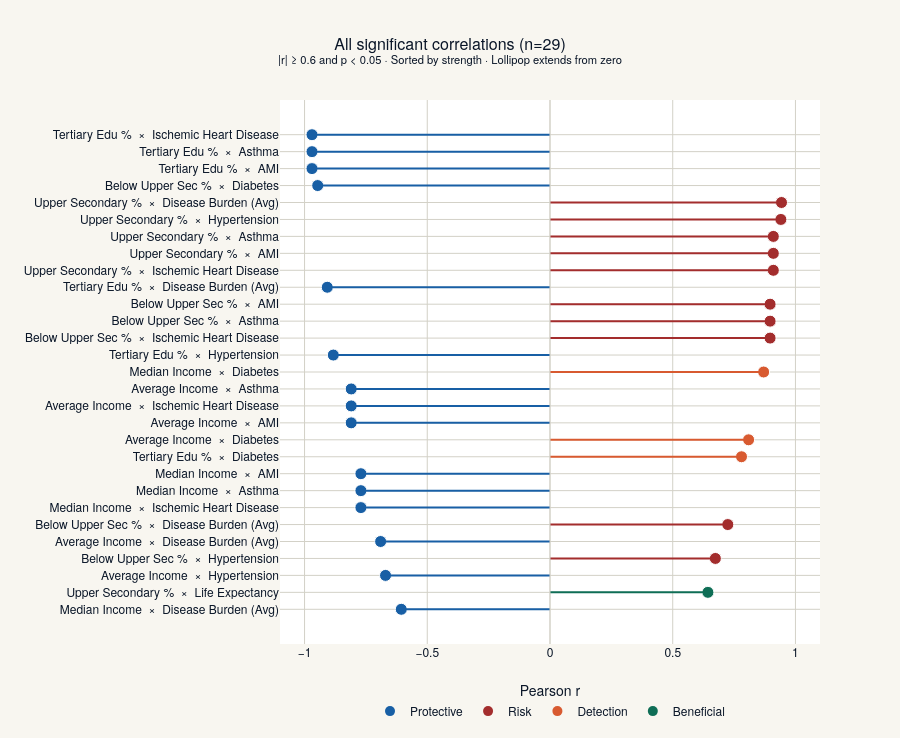

The code cell stored with this chart in its notebook:
### Markdown cell above
---
## 9. Significant Findings

Rather than a table, let's visualize all 29 significant correlation pairs (|r| ≥ 0.6, p < 0.05) as a **lollipop chart** sorted by absolute correlation strength. This immediately shows which relationships dominate.

### Code cell
# ============================================================
# 9. SIGNIFICANT FINDINGS — Lollipop Chart
# ============================================================
findings = []
for sv in socio_vars:
    for hv in health_vars:
        r = cross_corr.loc[sv, hv]
        p = cross_pval.loc[sv, hv]
        if abs(r) >= 0.6 and p < 0.05:
            if hv == 'Life_Expectancy':
                interp = 'Beneficial' if r > 0 else 'Harmful'
            elif hv == 'Diabetes' and r > 0:
                interp = 'Detection'
            else:
                interp = 'Protective' if r < 0 else 'Risk'
            findings.append({
                'pair': f"{LABELS[sv]}  ×  {LABELS[hv]}",
                'r': r, 'abs_r': abs(r), 'p': p,
                'interp': interp, 'socio': sv, 'health': hv,
                'strength': 'Very Strong' if abs(r) >= 0.9 else ('Strong' if abs(r) >= 0.7 else 'Moderate')
            })

findings_df = pd.DataFrame(findings).sort_values('abs_r', ascending=True)

color_map = {'Protective': NS['blue'], 'Risk': NS['crimson'], 'Detection': NS['coral'], 'Beneficial': NS['teal']}

fig = go.Figure()

for _, row in findings_df.iterrows():
    c = color_map[row['interp']]
    fig.add_trace(go.Scatter(
        x=[row['r']], y=[row['pair']], mode='markers',
        marker=dict(size=12, color=c, line=dict(width=1, color='white')),
        showlegend=False,
        hovertemplate=f"<b>{row['pair']}</b><br>r = {row['r']:.3f}<br>p = {row['p']:.4f}<br>{row['interp']} ({row['strength']})<extra></extra>"
    ))
    fig.add_shape(
        type='line', x0=0, x1=row['r'],
        y0=row['pair'], y1=row['pair'],
        line=dict(color=c, width=2)
    )

fig.add_vline(x=0, line_color=NS['warm_gray'], line_width=1)

# Legend entries
for interp, c in color_map.items():
    fig.add_trace(go.Scatter(
        x=[None], y=[None], mode='markers',
        marker=dict(size=10, color=c), name=interp
    ))

fig.update_layout(
    template=NS_TEMPLATE,
    title=f'All significant correlations (n={len(findings_df)})<br><sup>|r| ≥ 0.6 and p < 0.05 · Sorted by strength · Lollipop extends from zero</sup>',
    xaxis=dict(title='Pearson r', range=[-1.1, 1.1], zeroline=True),
    yaxis=dict(title=''),
    height=max(500, len(findings_df) * 22 + 100),
    margin=dict(l=280),
    legend=dict(orientation='h', yanchor='bottom', y=-0.15, xanchor='center', x=0.5),
    showlegend=True,
)
fig.show()

### Figure 1 — Plotly figure (JSON) as saved in the notebook; plotly's stock layout.template omitted (floating-point values rounded to 4 significant figures)
{"data": [{"hovertemplate": "<b>Median Income  ×  Disease Burden (Avg)</b><br>r = -0.606<br>p = 0.0481<br>Protective (Moderate)<extra></extra>", "marker": {"color": "#185FA5", "line": {"color": "white", "width": 1}, "size": 12}, "mode": "markers", "showlegend": false, "type": "scatter", "x": [-0.606], "y": ["Median Income  ×  Disease Burden (Avg)"]}, {"hovertemplate": "<b>Upper Secondary %  ×  Life Expectancy</b><br>r = 0.643<br>p = 0.0327<br>Beneficial (Moderate)<extra></extra>", "marker": {"color": "#0F6E56", "line": {"color": "white", "width": 1}, "size": 12}, "mode": "markers", "showlegend": false, "type": "scatter", "x": [0.6434], "y": ["Upper Secondary %  ×  Life Expectancy"]}, {"hovertemplate": "<b>Average Income  ×  Hypertension</b><br>r = -0.670<br>p = 0.0241<br>Protective (Moderate)<extra></extra>", "marker": {"color": "#185FA5", "line": {"color": "white", "width": 1}, "size": 12}, "mode": "markers", "showlegend": false, "type": "scatter", "x": [-0.67], "y": ["Average Income  ×  Hypertension"]}, {"hovertemplate": "<b>Below Upper Sec %  ×  Hypertension</b><br>r = 0.674<br>p = 0.0231<br>Risk (Moderate)<extra></extra>", "marker": {"color": "#A32D2D", "line": {"color": "white", "width": 1}, "size": 12}, "mode": "markers", "showlegend": false, "type": "scatter", "x": [0.6736], "y": ["Below Upper Sec %  ×  Hypertension"]}, {"hovertemplate": "<b>Average Income  ×  Disease Burden (Avg)</b><br>r = -0.690<br>p = 0.0188<br>Protective (Moderate)<extra></extra>", "marker": {"color": "#185FA5", "line": {"color": "white", "width": 1}, "size": 12}, "mode": "markers", "showlegend": false, "type": "scatter", "x": [-0.69], "y": ["Average Income  ×  Disease Burden (Avg)"]}, {"hovertemplate": "<b>Below Upper Sec %  ×  Disease Burden (Avg)</b><br>r = 0.724<br>p = 0.0117<br>Risk (Strong)<extra></extra>", "marker": {"color": "#A32D2D", "line": {"color": "white", "width": 1}, "size": 12}, "mode": "markers", "showlegend": false, "type": "scatter", "x": [0.7245], "y": ["Below Upper Sec %  ×  Disease Burden (Avg)"]}, {"hovertemplate": "<b>Median Income  ×  Ischemic Heart Disease</b><br>r = -0.770<br>p = 0.0055<br>Protective (Strong)<extra></extra>", "marker": {"color": "#185FA5", "line": {"color": "white", "width": 1}, "size": 12}, "mode": "markers", "showlegend": false, "type": "scatter", "x": [-0.7704], "y": ["Median Income  ×  Ischemic Heart Disease"]}, {"hovertemplate": "<b>Median Income  ×  Asthma</b><br>r = -0.770<br>p = 0.0055<br>Protective (Strong)<extra></extra>", "marker": {"color": "#185FA5", "line": {"color": "white", "width": 1}, "size": 12}, "mode": "markers", "showlegend": false, "type": "scatter", "x": [-0.7704], "y": ["Median Income  ×  Asthma"]}, {"hovertemplate": "<b>Median Income  ×  AMI</b><br>r = -0.770<br>p = 0.0055<br>Protective (Strong)<extra></extra>", "marker": {"color": "#185FA5", "line": {"color": "white", "width": 1}, "size": 12}, "mode": "markers", "showlegend": false, "type": "scatter", "x": [-0.7704], "y": ["Median Income  ×  AMI"]}, {"hovertemplate": "<b>Tertiary Edu %  ×  Diabetes</b><br>r = 0.780<br>p = 0.0046<br>Detection (Strong)<extra></extra>", "marker": {"color": "#D85A30", "line": {"color": "white", "width": 1}, "size": 12}, "mode": "markers", "showlegend": false, "type": "scatter", "x": [0.7802], "y": ["Tertiary Edu %  ×  Diabetes"]}, {"hovertemplate": "<b>Average Income  ×  Diabetes</b><br>r = 0.809<br>p = 0.0026<br>Detection (Strong)<extra></extra>", "marker": {"color": "#D85A30", "line": {"color": "white", "width": 1}, "size": 12}, "mode": "markers", "showlegend": false, "type": "scatter", "x": [0.8092], "y": ["Average Income  ×  Diabetes"]}, {"hovertemplate": "<b>Average Income  ×  AMI</b><br>r = -0.810<br>p = 0.0025<br>Protective (Strong)<extra></extra>", "marker": {"color": "#185FA5", "line": {"color": "white", "width": 1}, "size": 12}, "mode": "markers", "showlegend": false, "type": "scatter", "x": [-0.8099], "y": ["Average Income  ×  AMI"]}, {"hovertemplate": "<b>Average Income  ×  Ischemic Heart Disease</b><br>r = -0.810<br>p = 0.0025<br>Protective (Strong)<extra></extra>", "marker": {"color": "#185FA5", "line": {"color": "white", "width": 1}, "size": 12}, "mode": "markers", "showlegend": false, "type": "scatter", "x": [-0.8099], "y": ["Average Income  ×  Ischemic Heart Disease"]}, {"hovertemplate": "<b>Average Income  ×  Asthma</b><br>r = -0.810<br>p = 0.0025<br>Protective (Strong)<extra></extra>", "marker": {"color": "#185FA5", "line": {"color": "white", "width": 1}, "size": 12}, "mode": "markers", "showlegend": false, "type": "scatter", "x": [-0.8099], "y": ["Average Income  ×  Asthma"]}, {"hovertemplate": "<b>Median Income  ×  Diabetes</b><br>r = 0.870<br>p = 0.0005<br>Detection (Strong)<extra></extra>", "marker": {"color": "#D85A30", "line": {"color": "white", "width": 1}, "size": 12}, "mode": "markers", "showlegend": false, "type": "scatter", "x": [0.8705], "y": ["Median Income  ×  Diabetes"]}, {"hovertemplate": "<b>Tertiary Edu %  ×  Hypertension</b><br>r = -0.883<br>p = 0.0003<br>Protective (Strong)<extra></extra>", "marker": {"color": "#185FA5", "line": {"color": "white", "width": 1}, "size": 12}, "mode": "markers", "showlegend": false, "type": "scatter", "x": [-0.8829], "y": ["Tertiary Edu %  ×  Hypertension"]}, {"hovertemplate": "<b>Below Upper Sec %  ×  Ischemic Heart Disease</b><br>r = 0.897<br>p = 0.0002<br>Risk (Strong)<extra></extra>", "marker": {"color": "#A32D2D", "line": {"color": "white", "width": 1}, "size": 12}, "mode": "markers", "showlegend": false, "type": "scatter", "x": [0.8967], "y": ["Below Upper Sec %  ×  Ischemic Heart Disease"]}, {"hovertemplate": "<b>Below Upper Sec %  ×  Asthma</b><br>r = 0.897<br>p = 0.0002<br>Risk (Strong)<extra></extra>", "marker": {"color": "#A32D2D", "line": {"color": "white", "width": 1}, "size": 12}, "mode": "markers", "showlegend": false, "type": "scatter", "x": [0.8967], "y": ["Below Upper Sec %  ×  Asthma"]}, {"hovertemplate": "<b>Below Upper Sec %  ×  AMI</b><br>r = 0.897<br>p = 0.0002<br>Risk (Strong)<extra></extra>", "marker": {"color": "#A32D2D", "line": {"color": "white", "width": 1}, "size": 12}, "mode": "markers", "showlegend": false, "type": "scatter", "x": [0.8967], "y": ["Below Upper Sec %  ×  AMI"]}, {"hovertemplate": "<b>Tertiary Edu %  ×  Disease Burden (Avg)</b><br>r = -0.908<br>p = 0.0001<br>Protective (Very Strong)<extra></extra>", "marker": {"color": "#185FA5", "line": {"color": "white", "width": 1}, "size": 12}, "mode": "markers", "showlegend": false, "type": "scatter", "x": [-0.9075], "y": ["Tertiary Edu %  ×  Disease Burden (Avg)"]}, {"hovertemplate": "<b>Upper Secondary %  ×  Ischemic Heart Disease</b><br>r = 0.910<br>p = 0.0001<br>Risk (Very Strong)<extra></extra>", "marker": {"color": "#A32D2D", "line": {"color": "white", "width": 1}, "size": 12}, "mode": "markers", "showlegend": false, "type": "scatter", "x": [0.9098], "y": ["Upper Secondary %  ×  Ischemic Heart Disease"]}, {"hovertemplate": "<b>Upper Secondary %  ×  AMI</b><br>r = 0.910<br>p = 0.0001<br>Risk (Very Strong)<extra></extra>", "marker": {"color": "#A32D2D", "line": {"color": "white", "width": 1}, "size": 12}, "mode": "markers", "showlegend": false, "type": "scatter", "x": [0.9098], "y": ["Upper Secondary %  ×  AMI"]}, {"hovertemplate": "<b>Upper Secondary %  ×  Asthma</b><br>r = 0.910<br>p = 0.0001<br>Risk (Very Strong)<extra></extra>", "marker": {"color": "#A32D2D", "line": {"color": "white", "width": 1}, "size": 12}, "mode": "markers", "showlegend": false, "type": "scatter", "x": [0.9098], "y": ["Upper Secondary %  ×  Asthma"]}, {"hovertemplate": "<b>Upper Secondary %  ×  Hypertension</b><br>r = 0.941<br>p = 0.0000<br>Risk (Very Strong)<extra></extra>", "marker": {"color": "#A32D2D", "line": {"color": "white", "width": 1}, "size": 12}, "mode": "markers", "showlegend": false, "type": "scatter", "x": [0.9407], "y": ["Upper Secondary %  ×  Hypertension"]}, {"hovertemplate": "<b>Upper Secondary %  ×  Disease Burden (Avg)</b><br>r = 0.943<br>p = 0.0000<br>Risk (Very Strong)<extra></extra>", "marker": {"color": "#A32D2D", "line": {"color": "white", "width": 1}, "size": 12}, "mode": "markers", "showlegend": false, "type": "scatter", "x": [0.9431], "y": ["Upper Secondary %  ×  Disease Burden (Avg)"]}, {"hovertemplate": "<b>Below Upper Sec %  ×  Diabetes</b><br>r = -0.946<br>p = 0.0000<br>Protective (Very Strong)<extra></extra>", "marker": {"color": "#185FA5", "line": {"color": "white", "width": 1}, "size": 12}, "mode": "markers", "showlegend": false, "type": "scatter", "x": [-0.9464], "y": ["Below Upper Sec %  ×  Diabetes"]}, {"hovertemplate": "<b>Tertiary Edu %  ×  AMI</b><br>r = -0.970<br>p = 0.0000<br>Protective (Very Strong)<extra></extra>", "marker": {"color": "#185FA5", "line": {"color": "white", "width": 1}, "size": 12}, "mode": "markers", "showlegend": false, "type": "scatter", "x": [-0.9697], "y": ["Tertiary Edu %  ×  AMI"]}, {"hovertemplate": "<b>Tertiary Edu %  ×  Asthma</b><br>r = -0.970<br>p = 0.0000<br>Protective (Very Strong)<extra></extra>", "marker": {"color": "#185FA5", "line": {"color": "white", "width": 1}, "size": 12}, "mode": "markers", "showlegend": false, "type": "scatter", "x": [-0.9697], "y": ["Tertiary Edu %  ×  Asthma"]}, {"hovertemplate": "<b>Tertiary Edu %  ×  Ischemic Heart Disease</b><br>r = -0.970<br>p = 0.0000<br>Protective (Very Strong)<extra></extra>", "marker": {"color": "#185FA5", "line": {"color": "white", "width": 1}, "size": 12}, "mode": "markers", "showlegend": false, "type": "scatter", "x": [-0.9697], "y": ["Tertiary Edu %  ×  Ischemic Heart Disease"]}, {"marker": {"color": "#185FA5", "size": 10}, "mode": "markers", "name": "Protective", "type": "scatter", "x": [null], "y": [null]}, {"marker": {"color": "#A32D2D", "size": 10}, "mode": "markers", "name": "Risk", "type": "scatter", "x": [null], "y": [null]}, {"marker": {"color": "#D85A30", "size": 10}, "mode": "markers", "name": "Detection", "type": "scatter", "x": [null], "y": [null]}, {"marker": {"color": "#0F6E56", "size": 10}, "mode": "markers", "name": "Beneficial", "type": "scatter", "x": [null], "y": [null]}], "layout": {"height": 738, "legend": {"orientation": "h", "x": 0.5, "xanchor": "center", "y": -0.15, "yanchor": "bottom"}, "margin": {"l": 280}, "shapes": [{"line": {"color": "#185FA5", "width": 2}, "type": "line", "x0": 0, "x1": -0.606, "y0": "Median Income  ×  Disease Burden (Avg)", "y1": "Median Income  ×  Disease Burden (Avg)"}, {"line": {"color": "#0F6E56", "width": 2}, "type": "line", "x0": 0, "x1": 0.6434, "y0": "Upper Secondary %  ×  Life Expectancy", "y1": "Upper Secondary %  ×  Life Expectancy"}, {"line": {"color": "#185FA5", "width": 2}, "type": "line", "x0": 0, "x1": -0.67, "y0": "Average Income  ×  Hypertension", "y1": "Average Income  ×  Hypertension"}, {"line": {"color": "#A32D2D", "width": 2}, "type": "line", "x0": 0, "x1": 0.6736, "y0": "Below Upper Sec %  ×  Hypertension", "y1": "Below Upper Sec %  ×  Hypertension"}, {"line": {"color": "#185FA5", "width": 2}, "type": "line", "x0": 0, "x1": -0.69, "y0": "Average Income  ×  Disease Burden (Avg)", "y1": "Average Income  ×  Disease Burden (Avg)"}, {"line": {"color": "#A32D2D", "width": 2}, "type": "line", "x0": 0, "x1": 0.7245, "y0": "Below Upper Sec %  ×  Disease Burden (Avg)", "y1": "Below Upper Sec %  ×  Disease Burden (Avg)"}, {"line": {"color": "#185FA5", "width": 2}, "type": "line", "x0": 0, "x1": -0.7704, "y0": "Median Income  ×  Ischemic Heart Disease", "y1": "Median Income  ×  Ischemic Heart Disease"}, {"line": {"color": "#185FA5", "width": 2}, "type": "line", "x0": 0, "x1": -0.7704, "y0": "Median Income  ×  Asthma", "y1": "Median Income  ×  Asthma"}, {"line": {"color": "#185FA5", "width": 2}, "type": "line", "x0": 0, "x1": -0.7704, "y0": "Median Income  ×  AMI", "y1": "Median Income  ×  AMI"}, {"line": {"color": "#D85A30", "width": 2}, "type": "line", "x0": 0, "x1": 0.7802, "y0": "Tertiary Edu %  ×  Diabetes", "y1": "Tertiary Edu %  ×  Diabetes"}, {"line": {"color": "#D85A30", "width": 2}, "type": "line", "x0": 0, "x1": 0.8092, "y0": "Average Income  ×  Diabetes", "y1": "Average Income  ×  Diabetes"}, {"line": {"color": "#185FA5", "width": 2}, "type": "line", "x0": 0, "x1": -0.8099, "y0": "Average Income  ×  AMI", "y1": "Average Income  ×  AMI"}, {"line": {"color": "#185FA5", "width": 2}, "type": "line", "x0": 0, "x1": -0.8099, "y0": "Average Income  ×  Ischemic Heart Disease", "y1": "Average Income  ×  Ischemic Heart Disease"}, {"line": {"color": "#185FA5", "width": 2}, "type": "line", "x0": 0, "x1": -0.8099, "y0": "Average Income  ×  Asthma", "y1": "Average Income  ×  Asthma"}, {"line": {"color": "#D85A30", "width": 2}, "type": "line", "x0": 0, "x1": 0.8705, "y0": "Median Income  ×  Diabetes", "y1": "Median Income  ×  Diabetes"}, {"line": {"color": "#185FA5", "width": 2}, "type": "line", "x0": 0, "x1": -0.8829, "y0": "Tertiary Edu %  ×  Hypertension", "y1": "Tertiary Edu %  ×  Hypertension"}, {"line": {"color": "#A32D2D", "width": 2}, "type": "line", "x0": 0, "x1": 0.8967, "y0": "Below Upper Sec %  ×  Ischemic Heart Disease", "y1": "Below Upper Sec %  ×  Ischemic Heart Disease"}, {"line": {"color": "#A32D2D", "width": 2}, "type": "line", "x0": 0, "x1": 0.8967, "y0": "Below Upper Sec %  ×  Asthma", "y1": "Below Upper Sec %  ×  Asthma"}, {"line": {"color": "#A32D2D", "width": 2}, "type": "line", "x0": 0, "x1": 0.8967, "y0": "Below Upper Sec %  ×  AMI", "y1": "Below Upper Sec %  ×  AMI"}, {"line": {"color": "#185FA5", "width": 2}, "type": "line", "x0": 0, "x1": -0.9075, "y0": "Tertiary Edu %  ×  Disease Burden (Avg)", "y1": "Tertiary Edu %  ×  Disease Burden (Avg)"}, {"line": {"color": "#A32D2D", "width": 2}, "type": "line", "x0": 0, "x1": 0.9098, "y0": "Upper Secondary %  ×  Ischemic Heart Disease", "y1": "Upper Secondary %  ×  Ischemic Heart Disease"}, {"line": {"color": "#A32D2D", "width": 2}, "type": "line", "x0": 0, "x1": 0.9098, "y0": "Upper Secondary %  ×  AMI", "y1": "Upper Secondary %  ×  AMI"}, {"line": {"color": "#A32D2D", "width": 2}, "type": "line", "x0": 0, "x1": 0.9098, "y0": "Upper Secondary %  ×  Asthma", "y1": "Upper Secondary %  ×  Asthma"}, {"line": {"color": "#A32D2D", "width": 2}, "type": "line", "x0": 0, "x1": 0.9407, "y0": "Upper Secondary %  ×  Hypertension", "y1": "Upper Secondary %  ×  Hypertension"}, {"line": {"color": "#A32D2D", "width": 2}, "type": "line", "x0": 0, "x1": 0.9431, "y0": "Upper Secondary %  ×  Disease Burden (Avg)", "y1": "Upper Secondary %  ×  Disease Burden (Avg)"}, {"line": {"color": "#185FA5", "width": 2}, "type": "line", "x0": 0, "x1": -0.9464, "y0": "Below Upper Sec %  ×  Diabetes", "y1": "Below Upper Sec %  ×  Diabetes"}, {"line": {"color": "#185FA5", "width": 2}, "type": "line", "x0": 0, "x1": -0.9697, "y0": "Tertiary Edu %  ×  AMI", "y1": "Tertiary Edu %  ×  AMI"}, {"line": {"color": "#185FA5", "width": 2}, "type": "line", "x0": 0, "x1": -0.9697, "y0": "Tertiary Edu %  ×  Asthma", "y1": "Tertiary Edu %  ×  Asthma"}, {"line": {"color": "#185FA5", "width": 2}, "type": "line", "x0": 0, "x1": -0.9697, "y0": "Tertiary Edu %  ×  Ischemic Heart Disease", "y1": "Tertiary Edu %  ×  Ischemic Heart Disease"}, {"line": {"color": "#D3D1C7", "width": 1}, "type": "line", "x0": 0, "x1": 0, "xref": "x", "y0": 0, "y1": 1, "yref": "y domain"}], "showlegend": true, "title": {"text": "All significant correlations (n=29)<br><sup>|r| ≥ 0.6 and p < 0.05 · Sorted by strength · Lollipop extends from zero</sup>"}, "xaxis": {"range": [-1.1, 1.1], "title": {"text": "Pearson r"}, "zeroline": true}, "yaxis": {"title": {"text": ""}}}}
